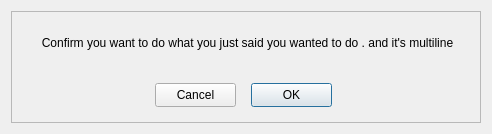
<?xml version="1.0" encoding="UTF-8"?>
<ui version="4.0">
    <class>X2Mount</class>
    <widget class="QDialog" name="X2Mount">
        <property name="geometry">
            <rect>
                <x>0</x>
                <y>0</y>
                <width>492</width>
                <height>134</height>
            </rect>
        </property>
        <property name="sizePolicy">
            <sizepolicy hsizetype="Fixed" vsizetype="Fixed">
                <horstretch>0</horstretch>
                <verstretch>0</verstretch>
            </sizepolicy>
        </property>
        <property name="minimumSize">
            <size>
                <width>492</width>
                <height>134</height>
            </size>
        </property>
        <property name="maximumSize">
            <size>
                <width>492</width>
                <height>134</height>
            </size>
        </property>
        <property name="windowTitle">
            <string>Confirm Action</string>
        </property>
        <layout class="QVBoxLayout" name="verticalLayout_6">
            <item>
                <widget class="X2Form" name="X2Form">
                    <property name="enabled">
                        <bool>true</bool>
                    </property>
                    <property name="sizePolicy">
                        <sizepolicy hsizetype="Fixed" vsizetype="Fixed">
                            <horstretch>0</horstretch>
                            <verstretch>0</verstretch>
                        </sizepolicy>
                    </property>
                    <property name="minimumSize">
                        <size>
                            <width>0</width>
                            <height>0</height>
                        </size>
                    </property>
                    <property name="maximumSize">
                        <size>
                            <width>9999</width>
                            <height>9999</height>
                        </size>
                    </property>
                    <property name="sizeIncrement">
                        <size>
                            <width>56</width>
                            <height>0</height>
                        </size>
                    </property>
                    <property name="frameShape">
                        <enum>QFrame::StyledPanel</enum>
                    </property>
                    <property name="frameShadow">
                        <enum>QFrame::Raised</enum>
                    </property>
                    <widget class="QPushButton" name="pushButtonOK">
                        <property name="geometry">
                            <rect>
                                <x>240</x>
                                <y>72</y>
                                <width>81</width>
                                <height>24</height>
                            </rect>
                        </property>
                        <property name="text">
                            <string>OK</string>
                        </property>
                        <property name="default">
                            <bool>true</bool>
                        </property>
                    </widget>
                    <widget class="QPushButton" name="pushButtonCancel">
                        <property name="geometry">
                            <rect>
                                <x>144</x>
                                <y>72</y>
                                <width>81</width>
                                <height>24</height>
                            </rect>
                        </property>
                        <property name="text">
                            <string>Cancel</string>
                        </property>
                    </widget>
                    <widget class="QLabel" name="messageText">
                        <property name="geometry">
                            <rect>
                                <x>24</x>
                                <y>8</y>
                                <width>425</width>
                                <height>48</height>
                            </rect>
                        </property>
                        <property name="text">
                            <string>Confirm you want to do what you just said you wanted to do . and it's multiline</string>
                        </property>
                        <property name="alignment">
                            <set>Qt::AlignCenter</set>
                        </property>
                        <property name="wordWrap">
                            <bool>true</bool>
                        </property>
                    </widget>
                </widget>
            </item>
        </layout>
    </widget>
    <customwidgets>
        <customwidget>
            <class>X2Form</class>
            <extends>QFrame</extends>
            <header>x2form.h</header>
            <container>1</container>
        </customwidget>
    </customwidgets>
    <resources/>
    <connections/>
</ui>
